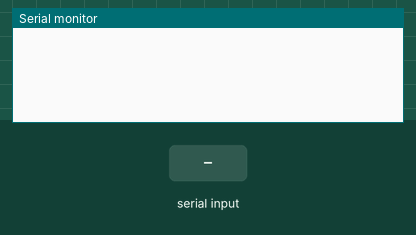
A sketch run on a simulated Arduino Uno, built with avr-gcc and run on an emulated ATmega328P. On the bench: the last lines printed to the serial monitor. The test bench sets the inputs (shaded band).

Above: at 1.2 s.
1.3 s: "a" received over Serial
At 1.9 s:
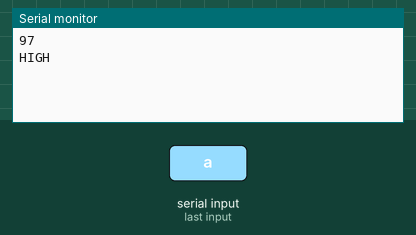
2.8 s: "b" received over Serial
At 4.2 s:
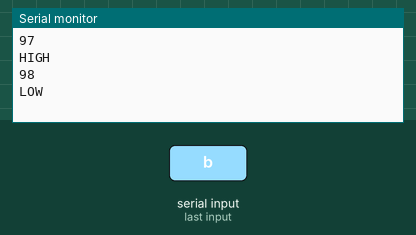

Measured:
- after the input at 1.3 s, the serial monitor: prints a new line at once (image 1)
- after the input at 2.8 s, the serial monitor: prints a new line at once (image 2)

The sketch:

BTTX.ino
```cpp
int input,flag=0,flag1;
char m;
void setup()
{

  //Setup usb serial connection to computer
  Serial.begin(9600);

  //Setup Bluetooth serial connection to android

}

void loop()
{
 if(Serial.available() > 0)
  {

    input = Serial.read();
    Serial.println(input);
  m=char(input);
  }
    if(m=='a' && flag==0)
  {
    Serial.println("HIGH");
  flag=1;
  }
   if(m=='b' && flag==1)
  {
    Serial.println("LOW");
  flag=0;
  }


 }
```
